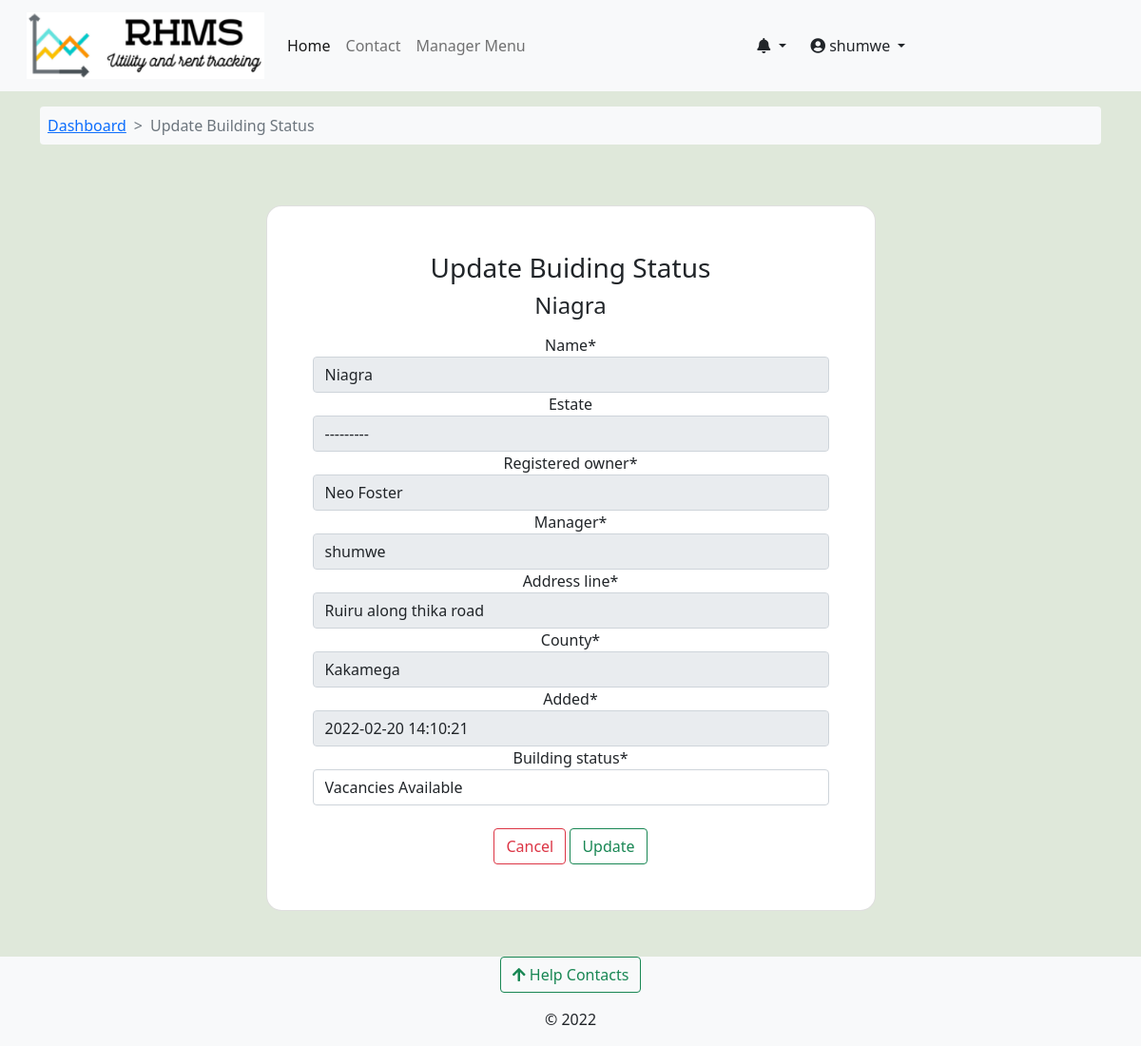
Screenshot of /update-building-status/niagra-bumnsd-sd-djks/ (signed in) with the database file from the repository.
### accounts/models.py (models this page shows, shortened)
class User(AbstractUser):
    avatar = models.ImageField(upload_to=get_avatar_path, default='no-avatar.png')
    is_verified = models.BooleanField(default=False)
    is_tenant = models.BooleanField(default=False)
    is_manager = models.BooleanField(default=False)

### rental_property/models.py (models this page shows, shortened)
class Building(models.Model):
    STATUS_CHOICES = [
        ('op', 'Vacancies Available'),
        ('um', 'Under Maintanance'),
        ('fo', 'Fully Occupied'),
        ('dc', 'Decomisioned'),
    ]
    estate = models.ForeignKey(Estate, on_delete=models.CASCADE, null=True, blank=True)
    name = models.CharField(max_length=100)
    slug = models.SlugField(max_length=100, unique=True)
    registered_owner = models.CharField(max_length=50)
    manager = models.ForeignKey(Managers, on_delete=models.CASCADE, related_name='building_manager')
    added_by = models.ForeignKey(User, on_delete=models.DO_NOTHING)
    address_line = models.CharField(max_length=50)
    cover_image = models.ImageField(upload_to='building-cover', null=True, blank=True)
    county = models.ForeignKey(Counties, on_delete=models.CASCADE)
    country = models.CharField(max_length=50, default='Kenya')
    building_status = models.CharField(max_length=5, choices=STATUS_CHOICES)
    added = models.DateTimeField(default=datetime.now)
    updated = models.DateTimeField(auto_now=True)

class Counties(models.Model):
    name = models.CharField(max_length=30, unique=True)
    slug = models.SlugField(max_length=30, unique=True)
    created = models.DateTimeField(default=datetime.now)
    updated = models.DateTimeField(auto_now=True)
    def __str__(self):
        return f"{self.name}"
    class Meta:
        verbose_name_plural = 'Counties'
        ordering = ('name',)
        managed = True

### rental_property/views.py (the view)
# urls.py: path('update-building-status/<slug:building_slug>/', views.update_building_status, name='update-building-status'),
@login_required
@user_passes_test(lambda user: user.is_manager==True, login_url='profile')
def update_building_status(request, building_slug):
    building = Building.objects.get(slug=building_slug)
    if request.method == 'POST':
        update_form = BuildingUpdateForm(request.POST, instance=building)
        if update_form.is_valid():
            update_form.save()
            messages.success(request, 'Building Status update successfully')
            return redirect('building-dashboard', building_slug=building.slug)
    else:
        update_form = BuildingUpdateForm(instance=building)
    context = {'update_form':update_form,'building':building}
    return render(request, 'rental_property/update-building-status.html', context)

### rental_property/forms.py
class BuildingUpdateForm(forms.ModelForm):
    def __init__(self, *args, **kwargs):
        super(BuildingUpdateForm, self).__init__(*args, **kwargs)
        self.fields['estate'].disabled = True
        self.fields['name'].disabled = True
        self.fields['registered_owner'].disabled = True
        self.fields['manager'].disabled = True
        self.fields['address_line'].disabled = True
        self.fields['county'].disabled = True
        self.fields['added'].disabled = True
    class Meta:
        model = Building
        fields = ['name', 'estate','registered_owner', 'manager',
                       'address_line', 'county','added', 'building_status']

### accounts/context_processors.py (called while the page is built)
def get_notifications(request):
    user = request.user
    if user.is_authenticated:
        notifications = UserNotifications.objects.filter(
            user_id=user).order_by('-created')[:7]
        return dict(notifications=notifications)
    else:
        return {'false': False}

### accounts/models.py (called while the page is built)
    def __str__(self):
        return f"{self.associated_account.username}"

### complaints/context_processors.py (called while the page is built)
def get_contacts(request):
    user = request.user
    if user.is_authenticated:
        if user.is_tenant:
            tenant = Tenants.objects.get(associated_account=user)
            building = Building.objects.get(id=tenant.rented_unit.building_id)
            contacts = HelpContacts.objects.filter(associated_building=building)
            return dict(contacts=contacts)
        elif user.is_manager:
            contacts = HelpContacts.objects.all()
            return dict(contacts=contacts)
        else:
            contacts = HelpContacts.objects.filter(make_publicly_available=True)
            return dict(contacts=contacts)
    else:
        contacts = HelpContacts.objects.filter(make_publicly_available=True)
        return dict(contacts=contacts)

### rental_property/context_processors.py (called while the page is built)
def my_managed_buildings(request):
    user_instance = request.user
    if user_instance.is_authenticated:
        manager_instance = Managers.objects.filter(associated_account=user_instance)[:1]
        managed_buildings = Building.objects.filter(manager=manager_instance)
        return dict(managed_buildings=managed_buildings)
    else:
        return {'False': False,}

### rental_property/templates/rental_property/update-building-status.html (shortened to what this page needs)
{% extends 'base.html' %}
{% load crispy_forms_tags %}
{% block content %}
<nav class="container mt-3">
  <ol class="breadcrumb bg-light p-2 rounded-2">
      <li class="breadcrumb-item "><a href="{% url 'building-dashboard' building.slug %}">Dashboard</a></li>
      <li class="breadcrumb-item active">Update Building Status </li>
  </ol>
</nav>
<section style="background-color: #dfe8da;">
    <div class="container py-5 h-100">
      <div class="row d-flex justify-content-center align-items-center h-100">
        <div class="col-12 col-md-8 col-lg-8 col-xl-7">
          <div class="card shadow-2-strong" style="border-radius: 1rem;">
            <div class="card-body p-5 text-center">
                <h3> Update Buiding Status </h3>
                <h4> {{building.name}} </h4>
                <form class="no-padding" method="POST" enctype="multipart/form-data">
                    <fieldset class="form-group">
                        {{ update_form|crispy }}
                    </fieldset>
                    <br>
                    <div class="form-group">
                        <a href="{% url 'building-dashboard' building.slug %}" class="btn btn-outline-danger" type="submit">Cancel</a>
                        <button class="btn btn-outline-success" type="submit">Update</button>
                    </div>
                </form>
            </div>
        </div>
      </div>
    </div>
  </div>
</section>
{% endblock %}

### templates/base.html (shortened to what this page needs)
<!doctype html>
<html lang="en">
  {% load static %}
  {% load i18n %}
  <head>
    {% load pwa %}
    <link href="https://cdn.jsdelivr.net/npm/bootstrap@5.0.2/dist/css/bootstrap.min.css" rel="stylesheet">
    <link type="text/css" href="{% static 'css/main.css' %}" rel="stylesheet">
    <link rel="stylesheet" href="https://cdnjs.cloudflare.com/ajax/libs/font-awesome/4.7.0/css/font-awesome.min.css">
    <link rel="stylesheet" href="https://pro.fontawesome.com/releases/v5.11.2/css/all.css">
  </head>
  <body class="d-flex flex-column min-vh-100" style="background-color: #dfe8da;">
    <nav class="navbar navbar-expand-lg navbar-light bg-light" aria-label="main-nav">
        <div class="container-fluid">
          <a class="navbar-brand align" href="{% url 'operational-buildings' %}">
                <div class="d-flex">
                    <div class="ms-3 d-flex flex-column">
                      <img src="{% static 'img/rhms_logo2.png' %}" alt="logo" width="250" height="70"/>
                    </div>
                </div>
            </a>
            <div class="collapse navbar-collapse" id="mynav">
                <ul class="navbar-nav mb-lg-0">
                    <li class="nav-item"> <a class="nav-link active" aria-current="page" href="{% url 'operational-buildings' %}">Home</a> </li>
                    <li class="nav-item"> <a class="nav-link" aria-current="page" href="{% url 'core:contact' %}">Contact</a> </li>
                    {% if user.is_manager %}
                    <li class="nav-item"> <a class="nav-link" data-bs-toggle="offcanvas" href="#hrmsCanvas" role="button" aria-controls="hrmsCanvas">Manager Menu</a> </li>
                    {% endif %}
                </ul>
                </div>
                {% if request.user.is_authenticated %}
                <div class="collapse navbar-collapse" id="mynav">
                  <div class="dropdown">
                    <a href="#" class="btn dropdown-toggle" type="button" id="messagesDrop" data-bs-toggle="dropdown" aria-haspopup="true" aria-expanded="false">
                      <em class="fas fa-bell"></em>
                    </a>
                      {% load humanize %}
                  </div>
                <div class="collapse navbar-collapse" id="mynav">
                  <div class="dropdown">
                    <a href="#" class="btn dropdown-toggle" type="button" id="dropdownMenuButton" data-bs-toggle="dropdown" aria-haspopup="true" aria-expanded="false">
                      <em class="fas fa-user-circle"></em> {{ request.user.username }}
                    </a>
                  </div>
                </div>
                {% endif %}
            </div>
    </nav>
    {% block content %}	{% endblock content%}
    <footer class="mt-auto bg-light">
      <div class="mb-3 text-center">
      <button class="btn btn-outline-success" type="button" data-bs-toggle="offcanvas" data-bs-target="#contactsOffcanvas" aria-controls="contactsOffcanvas"><em class="fas fa-arrow-upfas fa-arrow-up"></em> Help Contacts</button>
      </div>
      <div>
        <p class="text-center ">&copy; 2022</p>
  </footer>
  </body>
</html>

### static/css/main.css (style rules this page uses)
:root { --header-height: 3rem; --nav-width: 68px; --first-color-light: #AFA5D9; --white-color: #F7F6FB; --body-font: 'Nunito', sans-serif; --normal-font-size: 1rem; --z-fixed: 100 }
.breadcrumb-item + .breadcrumb-item::before { content: ">"; }

### rows the page displays
User: user.username "shumwe"
Building: name "Niagra", estate "---------", registered_owner "Neo Foster", manager "shumwe", address_line "Ruiru along thika road", county "Kakamega", added "2022-02-20 14:10:21", building_status "Vacancies Available"
